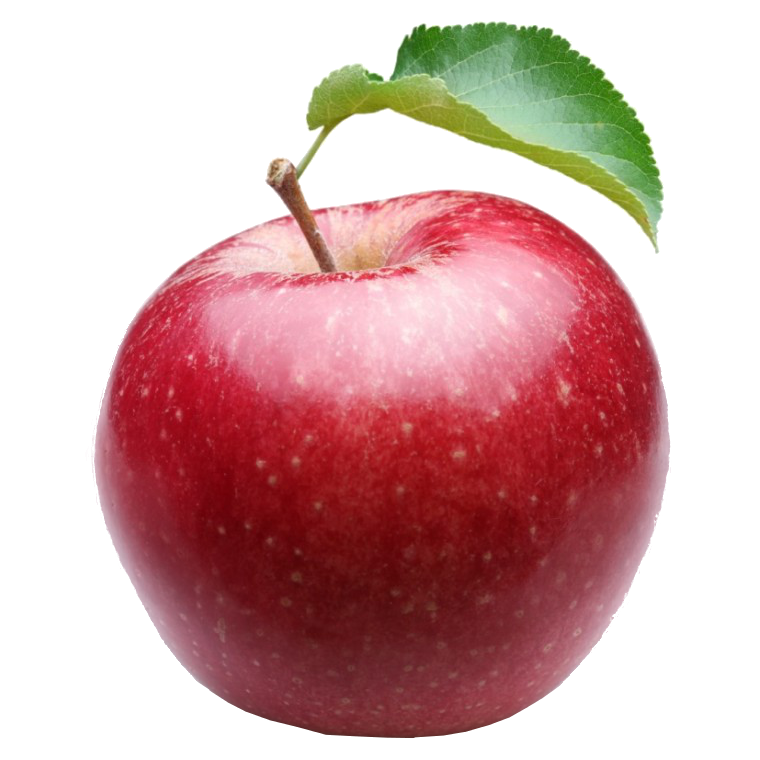
%> input picture matlabCourse/lab8/jablko.bmp, 760 x 760 px
$ octave zad3.m   (GNU Octave 9; MATLAB toolbox functions it lacks are replaced by stand-ins)
%> lines starting %> are read from the running program, lines starting %| are printed output that depends on the picture; in (x1, y1, x2, y2) boxes, pixels count from 0 and x2, y2 are one past the last pixel; in counts of white or black regions, pixels touching at a corner belong together; the program's own positions count from 1
I = imread('jablko.bmp');
%> I is the input picture: size 760x760x3 uint8; mean R, G, B 209.5, 170.1, 169.8
J = rgb2gray(I);
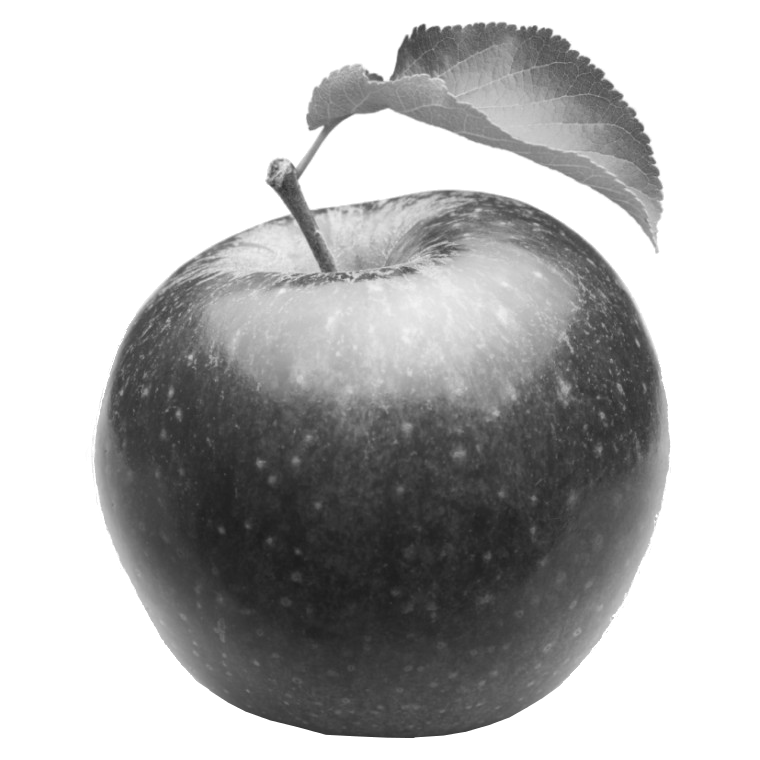
%> J: size 760x760 uint8; min 28, max 255, mean 181.9
subplot(2,2,1);
imshow(J);
subplot(2,2,2);
imhist(J);
B = J > 245;
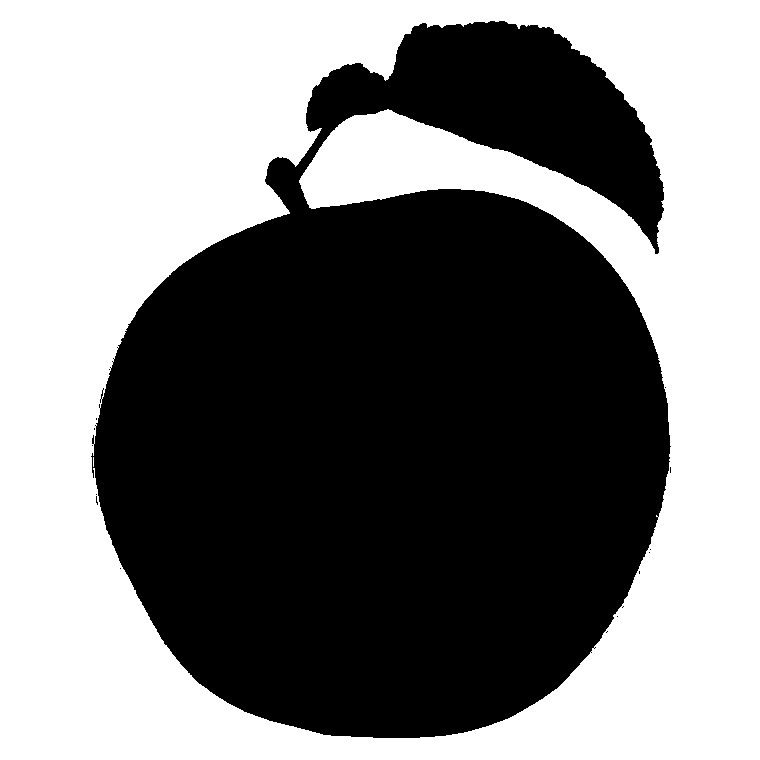
%> B: size 760x760 logical; 49.9% white; 2 white regions (1 under 20 px), largest, box (x1, y1, x2, y2) and area: (0, 0, 760, 760) 288477
subplot(2,2,3);
imshow(B);
subplot(2,2,4);

B2 = bwperim(B, 8);
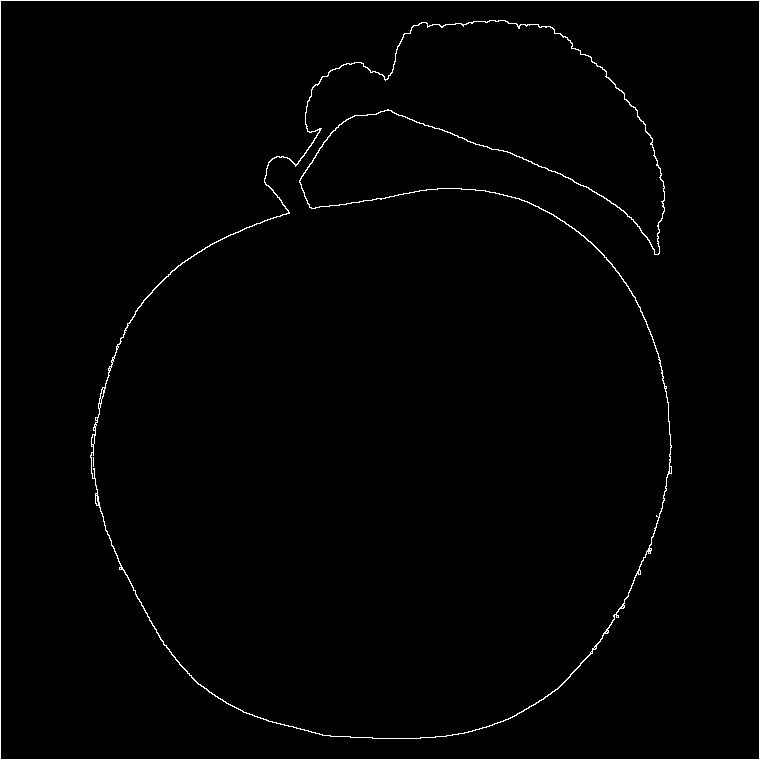
%> B2: size 760x760 logical; 1.2% white in thin lines or dots
B2 = 1-B2;
%> B2: size 760x760 double; values 0 (black) and 1 (white), 98.8% white; black in thin lines or dots

SE = ones(4, 4);
B2 = imerode(B2, SE);
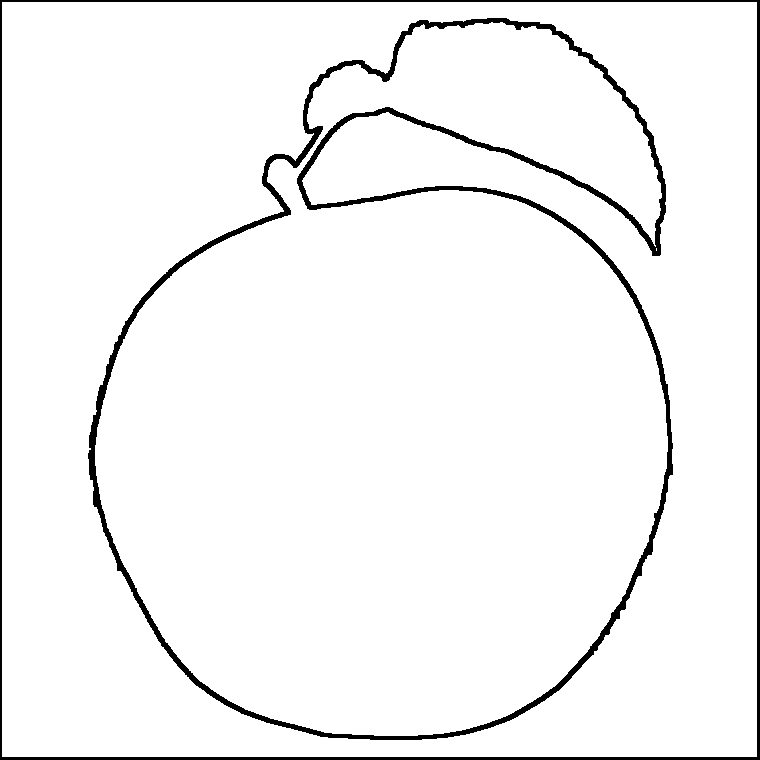
%> B2: size 760x760 double; values 0 (black) and 1 (white), 95.9% white; 2 black regions, box (x1, y1, x2, y2) and area: (88, 18, 673, 740) 15857, (0, 0, 760, 760) 7575
imshow(B2);
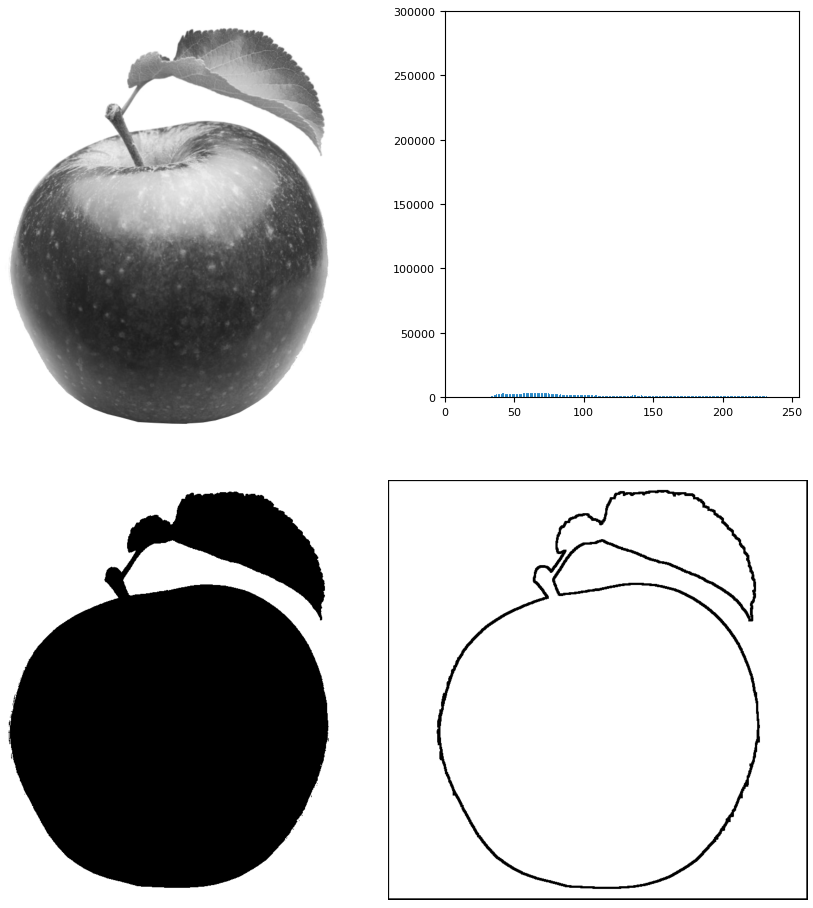
%> figure redrawn from the program's plot data, 4 panels
